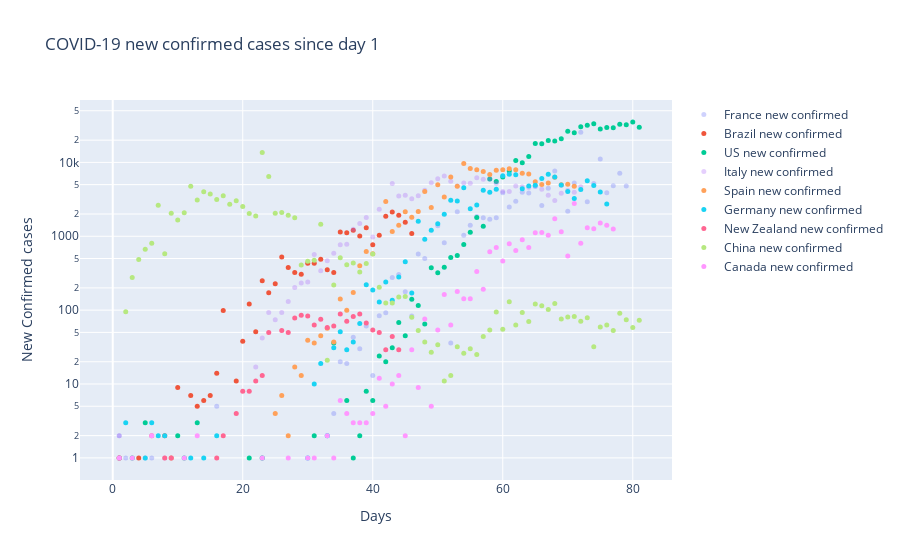

The cell this chart's notebook holds for it:
### Code cell
fignc = go.Figure(series)
fignc.update_layout(title_text='COVID-19 new confirmed cases since day 1')
fignc.update_xaxes(title_text='Days')
fignc.update_yaxes(title_text='New Confirmed cases', type='log')
fignc.show()

### Figure 1 — Plotly figure (JSON) as saved in the notebook; plotly's stock layout.template omitted (floating-point values rounded to 4 significant figures)
{"data": [{"marker": {"size": 5, "symbol": "circle"}, "mode": "markers", "name": "France new confirmed", "opacity": 0.3, "type": "scatter", "x": [0, 0, 1, 2, 3, 4, 5, 6, 7, 8, 9, 10, 11, 12, 13, 14, 15, 16, 17, 18, 19, 20, 21, 22, 23, 24, 25, 26, 27, 28, 29, 30, 31, 32, 33, 34, 35, 36, 37, 38, 39, 40, 41, 42, 43, 44, 45, 46, 47, 48, 49, 50, 51, 52, 53, 54, 55, 56, 57, 58, 59, 60, 61, 62, 63, 64, 65, 66, 67, 68, 69, 70, 71, 72, 73, 74, 75, 76, 77, 78, 79], "y": [null, 0, 2, 1, 0, 0, 1, 1, 0, 0, 1, 0, 0, 0, 0, 0, 0, 5, 0, 0, 0, 0, 0, 0, 1, 0, 0, 0, 0, 0, 0, 0, 0, 0, 2, 4, 20, 19, 43, 30, 61, 13, 84, 92, 276, 303, 177, 83, 575, 499, 0, 1388, 815, 36, 2151, 1032, 1409, 1846, 1788, 1705, 1780, 3880, 2499, 2978, 3951, 3851, 4703, 2603, 4462, 7657, 4922, 2180, 5273, 25646, 2925, 5190, 11102, 3894, 4822, 7150, 4796]}, {"marker": {"size": 5, "symbol": "circle"}, "mode": "markers", "name": "Brazil new confirmed", "opacity": 1, "type": "scatter", "x": [0, 0, 0, 0, 0, 0, 0, 0, 0, 0, 0, 0, 0, 0, 0, 0, 0, 0, 0, 0, 0, 0, 0, 0, 0, 0, 0, 0, 0, 0, 0, 0, 0, 0, 0, 1, 2, 3, 4, 5, 6, 7, 8, 9, 10, 11, 12, 13, 14, 15, 16, 17, 18, 19, 20, 21, 22, 23, 24, 25, 26, 27, 28, 29, 30, 31, 32, 33, 34, 35, 36, 37, 38, 39, 40, 41, 42, 43, 44, 45, 46], "y": [null, 0, 0, 0, 0, 0, 0, 0, 0, 0, 0, 0, 0, 0, 0, 0, 0, 0, 0, 0, 0, 0, 0, 0, 0, 0, 0, 0, 0, 0, 0, 0, 0, 0, 0, 1, 0, 0, 1, 0, 0, 0, 2, 0, 9, 0, 7, 5, 6, 7, 14, 99, 0, 11, 38, 121, 51, 249, 172, 228, 525, 378, 323, 307, 431, 432, 487, 352, 323, 1138, 1119, 1208, 1012, 1304, 770, 1031, 1873, 2136, 1922, 1546, 1089]}, {"marker": {"size": 5, "symbol": "circle"}, "mode": "markers", "name": "US new confirmed", "opacity": 1, "type": "scatter", "x": [1, 2, 3, 4, 5, 6, 7, 8, 9, 10, 11, 12, 13, 14, 15, 16, 17, 18, 19, 20, 21, 22, 23, 24, 25, 26, 27, 28, 29, 30, 31, 32, 33, 34, 35, 36, 37, 38, 39, 40, 41, 42, 43, 44, 45, 46, 47, 48, 49, 50, 51, 52, 53, 54, 55, 56, 57, 58, 59, 60, 61, 62, 63, 64, 65, 66, 67, 68, 69, 70, 71, 72, 73, 74, 75, 76, 77, 78, 79, 80, 81], "y": [null, 0, 1, 0, 3, 0, 0, 0, 0, 2, 1, 0, 3, 0, 0, 0, 0, 0, 0, 0, 1, 0, 1, 0, 0, 0, 0, 0, 0, 0, 2, 0, 0, 36, 0, 6, 1, 2, 8, 6, 24, 20, 31, 68, 45, 140, 116, 65, 376, 322, 382, 516, 548, 772, 1133, 1789, 1362, 5964, 5526, 6327, 7676, 10571, 9893, 12038, 18058, 17821, 19808, 19444, 20922, 26341, 25200, 30390, 31824, 33267, 28219, 29595, 29556, 32829, 32385, 35098, 29861]}, {"marker": {"size": 5, "symbol": "circle"}, "mode": "markers", "name": "Italy new confirmed", "opacity": 0.3, "type": "scatter", "x": [0, 0, 0, 0, 0, 0, 0, 0, 0, 1, 2, 3, 4, 5, 6, 7, 8, 9, 10, 11, 12, 13, 14, 15, 16, 17, 18, 19, 20, 21, 22, 23, 24, 25, 26, 27, 28, 29, 30, 31, 32, 33, 34, 35, 36, 37, 38, 39, 40, 41, 42, 43, 44, 45, 46, 47, 48, 49, 50, 51, 52, 53, 54, 55, 56, 57, 58, 59, 60, 61, 62, 63, 64, 65, 66, 67, 68, 69, 70, 71, 72], "y": [null, 0, 0, 0, 0, 0, 0, 0, 0, 2, 0, 0, 0, 0, 0, 0, 1, 0, 0, 0, 0, 0, 0, 0, 0, 0, 0, 0, 0, 0, 17, 42, 93, 74, 93, 131, 202, 233, 240, 566, 342, 466, 587, 769, 778, 1247, 1492, 1797, 977, 2313, 0, 5198, 3497, 3590, 3233, 3526, 4207, 5322, 5986, 6557, 5560, 4789, 5249, 5210, 6203, 5909, 5974, 5217, 4050, 4053, 4782, 4668, 4585, 4805, 4316, 3599, 3039, 3836, 4204, 3951, 4694]}, {"marker": {"size": 5, "symbol": "circle"}, "mode": "markers", "name": "Spain new confirmed", "opacity": 1, "type": "scatter", "x": [0, 0, 0, 0, 0, 0, 0, 0, 0, 0, 1, 2, 3, 4, 5, 6, 7, 8, 9, 10, 11, 12, 13, 14, 15, 16, 17, 18, 19, 20, 21, 22, 23, 24, 25, 26, 27, 28, 29, 30, 31, 32, 33, 34, 35, 36, 37, 38, 39, 40, 41, 42, 43, 44, 45, 46, 47, 48, 49, 50, 51, 52, 53, 54, 55, 56, 57, 58, 59, 60, 61, 62, 63, 64, 65, 66, 67, 68, 69, 70, 71], "y": [null, 0, 0, 0, 0, 0, 0, 0, 0, 0, 1, 0, 0, 0, 0, 0, 0, 0, 1, 0, 0, 0, 0, 0, 0, 0, 0, 0, 0, 0, 0, 0, 0, 0, 4, 7, 2, 17, 13, 39, 36, 45, 57, 37, 141, 100, 173, 400, 622, 582, 0, 2955, 1159, 1407, 2144, 1806, 2162, 4053, 2447, 4964, 3394, 6368, 4749, 9630, 8271, 7933, 7516, 6875, 7846, 7967, 8195, 7947, 7134, 6969, 5478, 5029, 5267, 6278, 5002, 5051, 4754]}, {"marker": {"size": 5, "symbol": "circle"}, "mode": "markers", "name": "Germany new confirmed", "opacity": 1, "type": "scatter", "x": [0, 0, 0, 0, 0, 1, 2, 3, 4, 5, 6, 7, 8, 9, 10, 11, 12, 13, 14, 15, 16, 17, 18, 19, 20, 21, 22, 23, 24, 25, 26, 27, 28, 29, 30, 31, 32, 33, 34, 35, 36, 37, 38, 39, 40, 41, 42, 43, 44, 45, 46, 47, 48, 49, 50, 51, 52, 53, 54, 55, 56, 57, 58, 59, 60, 61, 62, 63, 64, 65, 66, 67, 68, 69, 70, 71, 72, 73, 74, 75, 76], "y": [null, 0, 0, 0, 0, 1, 3, 0, 0, 1, 3, 2, 2, 0, 0, 0, 1, 0, 1, 0, 2, 0, 0, 0, 0, 0, 0, 0, 0, 0, 0, 0, 0, 0, 1, 10, 19, 2, 31, 51, 29, 37, 66, 220, 188, 129, 241, 136, 281, 451, 170, 1597, 910, 1210, 1477, 1985, 3070, 2993, 4528, 2365, 2660, 4183, 3930, 4337, 6615, 6933, 6824, 4400, 4790, 4923, 6064, 6922, 6365, 4933, 4031, 3251, 4289, 5633, 4885, 3990, 2737]}, {"marker": {"size": 5, "symbol": "circle"}, "mode": "markers", "name": "New Zealand new confirmed", "opacity": 1, "type": "scatter", "x": [0, 0, 0, 0, 0, 0, 0, 0, 0, 0, 0, 0, 0, 0, 0, 0, 0, 0, 0, 0, 0, 0, 0, 0, 0, 0, 0, 0, 0, 0, 0, 0, 0, 0, 0, 0, 0, 1, 2, 3, 4, 5, 6, 7, 8, 9, 10, 11, 12, 13, 14, 15, 16, 17, 18, 19, 20, 21, 22, 23, 24, 25, 26, 27, 28, 29, 30, 31, 32, 33, 34, 35, 36, 37, 38, 39, 40, 41, 42, 43, 44], "y": [null, 0, 0, 0, 0, 0, 0, 0, 0, 0, 0, 0, 0, 0, 0, 0, 0, 0, 0, 0, 0, 0, 0, 0, 0, 0, 0, 0, 0, 0, 0, 0, 0, 0, 0, 0, 0, 1, 0, 0, 0, 0, 2, 0, 1, 1, 0, 0, 0, 0, 0, 0, 1, 2, 0, 4, 8, 8, 11, 13, 50, 0, 53, 50, 78, 85, 83, 63, 75, 58, 61, 89, 71, 82, 89, 67, 54, 50, 29, 44, 29]}, {"marker": {"size": 5, "symbol": "circle"}, "mode": "markers", "name": "China new confirmed", "opacity": 1, "type": "scatter", "x": [1, 2, 3, 4, 5, 6, 7, 8, 9, 10, 11, 12, 13, 14, 15, 16, 17, 18, 19, 20, 21, 22, 23, 24, 25, 26, 27, 28, 29, 30, 31, 32, 33, 34, 35, 36, 37, 38, 39, 40, 41, 42, 43, 44, 45, 46, 47, 48, 49, 50, 51, 52, 53, 54, 55, 56, 57, 58, 59, 60, 61, 62, 63, 64, 65, 66, 67, 68, 69, 70, 71, 72, 73, 74, 75, 76, 77, 78, 79, 80, 81], "y": [null, 95, 277, 486, 669, 802, 2632, 578, 2054, 1661, 2089, 4739, 3086, 3991, 3733, 3147, 3523, 2704, 3015, 2525, 2032, 1881, 13628, 6463, 2055, 2100, 1921, 1777, 408, 458, 473, 1451, 21, 219, 513, 412, 434, 328, 428, 576, 204, 125, 125, 151, 153, 80, 53, 37, 27, 34, 11, 13, 32, 26, 30, 25, 44, 54, 94, 55, 130, 63, 93, 70, 121, 115, 102, 123, 76, 81, 82, 71, 79, 32, 59, 63, 53, 91, 74, 58, 73]}, {"marker": {"size": 5, "symbol": "circle"}, "mode": "markers", "name": "Canada new confirmed", "opacity": 1, "type": "scatter", "x": [0, 0, 0, 0, 1, 2, 3, 4, 5, 6, 7, 8, 9, 10, 11, 12, 13, 14, 15, 16, 17, 18, 19, 20, 21, 22, 23, 24, 25, 26, 27, 28, 29, 30, 31, 32, 33, 34, 35, 36, 37, 38, 39, 40, 41, 42, 43, 44, 45, 46, 47, 48, 49, 50, 51, 52, 53, 54, 55, 56, 57, 58, 59, 60, 61, 62, 63, 64, 65, 66, 67, 68, 69, 70, 71, 72, 73, 74, 75, 76, 77], "y": [null, 0, 0, 0, 1, 0, 1, 0, 0, 2, 0, 0, 0, 0, 1, 0, 2, 0, 0, 0, 0, 0, 0, 0, 0, 0, 1, 0, 0, 0, 1, 0, 0, 1, 1, 0, 2, 1, 6, 4, 3, 3, 3, 4, 12, 5, 10, 13, 2, 29, 9, 76, 5, 54, 163, 63, 179, 143, 143, 334, 192, 619, 702, 461, 791, 640, 894, 704, 1118, 1129, 1033, 1724, 1153, 541, 2778, 807, 1309, 1269, 1513, 1405, 1257]}], "layout": {"autosize": true, "title": {"text": "COVID-19 new confirmed cases since day 1"}, "xaxis": {"autorange": true, "range": [-5.12, 86.12], "title": {"text": "Days"}, "type": "linear"}, "yaxis": {"autorange": true, "range": [-0.3192, 4.864], "title": {"text": "New Confirmed cases"}, "type": "log"}}}
